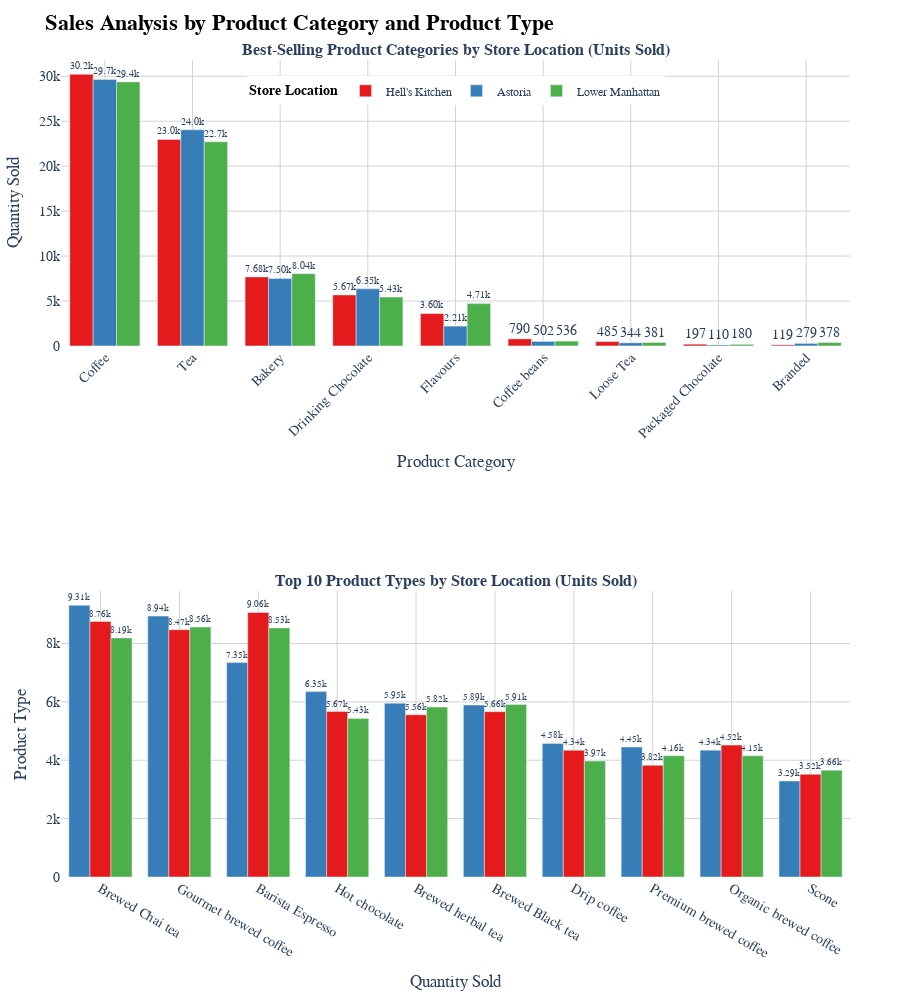

The notebook cell saved with this chart:
### Code cell
import plotly.graph_objects as go
from plotly.subplots import make_subplots
import plotly.express as px

# Define color palette for consistency
color_palette = px.colors.qualitative.Set1

# Create subplot layout with 2 rows and 1 column
fig_combined = make_subplots(
    rows=2, cols=1,
    shared_xaxes=False,
    row_heights=[0.45, 0.45],  # Adjust row heights
    subplot_titles=(
        '<b>Best-Selling Product Categories by Store Location (Units Sold)</b>',
        '<b>Top 10 Product Types by Store Location (Units Sold)</b>'
    ),
    vertical_spacing=0.3  # Adjust spacing between the plots
)

# Create a consistent color map for store locations to ensure the same color is used across both plots
location_colors = {location: color_palette[i % len(color_palette)] for i, location in enumerate(category_summary['store_location'].unique())}

# Plot 1: Top-Selling Product Categories by Store Location
for location in category_summary['store_location'].unique():
    filtered_data = category_summary[category_summary['store_location'] == location]
    fig_combined.add_trace(
        go.Bar(
            x=filtered_data['product_category'],
            y=filtered_data['transaction_qty'],
            name=location,
            text=filtered_data['transaction_qty'],
            texttemplate='%{text:.3s}',  # Format text on bars
            textposition='outside',
            marker=dict(color=location_colors[location]),
            legendgroup=location,  # Group all bars for a location together
            hovertemplate="<b>%{x}</b><br>Qty Sold: %{y}<br>Location: %{customdata[0]}<br><extra></extra>",
            customdata=filtered_data[['store_location']].values,  # Pass location to hover text
            showlegend=True  # Ensure legend is shown only for the first plot
        ),
        row=1, col=1
    )

# Plot 2: Top 10 Product Types by Store Location
for location in product_type_summary['store_location'].unique():
    filtered_data = product_type_summary[product_type_summary['store_location'] == location]
    fig_combined.add_trace(
        go.Bar(
            x=filtered_data['product_type'],
            y=filtered_data['transaction_qty'], 
            name=location,
            text=filtered_data['transaction_qty'],
            texttemplate='%{text:.3s}',  # Maintain the same text template for the second plot
            textposition='outside',
            marker=dict(color=location_colors[location]),
            legendgroup=location,  # Group all bars for a location together
            hovertemplate="<b>%{x}</b><br>Qty Sold: %{y}<br>Location: %{customdata[0]}<br><extra></extra>",
            customdata=filtered_data[['store_location']].values,  # Pass location to hover text
            showlegend=False  # Hide legend for the second plot
        ),
        row=2, col=1
    )

# Update layout for the combined figure
fig_combined.update_layout(
    title_text='<b>Sales Analysis by Product Category and Product Type</b>',
    title_font=dict(size=22, family='Arial', color='black'),
    font=dict(size=14, family='Arial'),
    height=1000,  
    plot_bgcolor='white',  
    margin=dict(t=60, b=50, l=50, r=50),
    legend=dict(
        title='<b>Store Location</b>',  # Set clearer legend title
        title_font=dict(size=14, family='Arial', color='black'),
        font=dict(size=12, family='Arial'),
        orientation='h',
        yanchor='top',
        y=.98,
        xanchor='center',
        x=0.5
    )
)

# Update x- and y-axis titles for both subplots
fig_combined.update_xaxes(
    title_text="Product Category",
    row=1, col=1,
    tickangle=-45,
    showgrid=True,  
    gridcolor='lightgray'  
)

fig_combined.update_yaxes(
    title_text="Quantity Sold",
    row=1, col=1,
    showgrid=True,  
    gridcolor='lightgray'  
)

fig_combined.update_xaxes(
    title_text="Quantity Sold",
    row=2, col=1,
    showgrid=True,  
    gridcolor='lightgray'  
)

fig_combined.update_yaxes(
    title_text="Product Type",
    row=2, col=1,
    categoryorder='total ascending',
    showgrid=True,  
    gridcolor='lightgray'  
)

# Show the combined plot
fig_combined.show()

### Figure 1 — Plotly figure (JSON) as saved in the notebook; plotly's stock layout.template omitted (floating-point values rounded to 4 significant figures)
{"data": [{"customdata": [["Hell's Kitchen"], ["Hell's Kitchen"], ["Hell's Kitchen"], ["Hell's Kitchen"], ["Hell's Kitchen"], ["Hell's Kitchen"], ["Hell's Kitchen"], ["Hell's Kitchen"], ["Hell's Kitchen"]], "hovertemplate": "<b>%{x}</b><br>Qty Sold: %{y}<br>Location: %{customdata[0]}<br><extra></extra>", "legendgroup": "Hell's Kitchen", "marker": {"color": "rgb(228,26,28)"}, "name": "Hell's Kitchen", "showlegend": true, "text": [30220, 22980, 7678, 5672, 3596, 790, 485, 197, 119], "textposition": "outside", "texttemplate": "%{text:.3s}", "type": "bar", "x": ["Coffee", "Tea", "Bakery", "Drinking Chocolate", "Flavours", "Coffee beans", "Loose Tea", "Packaged Chocolate", "Branded"], "xaxis": "x", "y": [30220, 22980, 7678, 5672, 3596, 790, 485, 197, 119], "yaxis": "y"}, {"customdata": [["Astoria"], ["Astoria"], ["Astoria"], ["Astoria"], ["Astoria"], ["Astoria"], ["Astoria"], ["Astoria"], ["Astoria"]], "hovertemplate": "<b>%{x}</b><br>Qty Sold: %{y}<br>Location: %{customdata[0]}<br><extra></extra>", "legendgroup": "Astoria", "marker": {"color": "rgb(55,126,184)"}, "name": "Astoria", "showlegend": true, "text": [29655, 24048, 7496, 6351, 2206, 502, 344, 279, 110], "textposition": "outside", "texttemplate": "%{text:.3s}", "type": "bar", "x": ["Coffee", "Tea", "Bakery", "Drinking Chocolate", "Flavours", "Coffee beans", "Loose Tea", "Branded", "Packaged Chocolate"], "xaxis": "x", "y": [29655, 24048, 7496, 6351, 2206, 502, 344, 279, 110], "yaxis": "y"}, {"customdata": [["Lower Manhattan"], ["Lower Manhattan"], ["Lower Manhattan"], ["Lower Manhattan"], ["Lower Manhattan"], ["Lower Manhattan"], ["Lower Manhattan"], ["Lower Manhattan"], ["Lower Manhattan"]], "hovertemplate": "<b>%{x}</b><br>Qty Sold: %{y}<br>Location: %{customdata[0]}<br><extra></extra>", "legendgroup": "Lower Manhattan", "marker": {"color": "rgb(77,175,74)"}, "name": "Lower Manhattan", "showlegend": true, "text": [29375, 22709, 8040, 5434, 4709, 536, 381, 378, 180], "textposition": "outside", "texttemplate": "%{text:.3s}", "type": "bar", "x": ["Coffee", "Tea", "Bakery", "Drinking Chocolate", "Flavours", "Coffee beans", "Loose Tea", "Branded", "Packaged Chocolate"], "xaxis": "x", "y": [29375, 22709, 8040, 5434, 4709, 536, 381, 378, 180], "yaxis": "y"}, {"customdata": [["Astoria"], ["Astoria"], ["Astoria"], ["Astoria"], ["Astoria"], ["Astoria"], ["Astoria"], ["Astoria"], ["Astoria"], ["Astoria"]], "hovertemplate": "<b>%{x}</b><br>Qty Sold: %{y}<br>Location: %{customdata[0]}<br><extra></extra>", "legendgroup": "Astoria", "marker": {"color": "rgb(55,126,184)"}, "name": "Astoria", "showlegend": false, "text": [9306, 8938, 7345, 6351, 5953, 5891, 4577, 4451, 4344, 3289], "textposition": "outside", "texttemplate": "%{text:.3s}", "type": "bar", "x": ["Brewed Chai tea", "Gourmet brewed coffee", "Barista Espresso", "Hot chocolate", "Brewed herbal tea", "Brewed Black tea", "Drip coffee", "Premium brewed coffee", "Organic brewed coffee", "Scone"], "xaxis": "x2", "y": [9306, 8938, 7345, 6351, 5953, 5891, 4577, 4451, 4344, 3289], "yaxis": "y2"}, {"customdata": [["Hell's Kitchen"], ["Hell's Kitchen"], ["Hell's Kitchen"], ["Hell's Kitchen"], ["Hell's Kitchen"], ["Hell's Kitchen"], ["Hell's Kitchen"], ["Hell's Kitchen"], ["Hell's Kitchen"], ["Hell's Kitchen"]], "hovertemplate": "<b>%{x}</b><br>Qty Sold: %{y}<br>Location: %{customdata[0]}<br><extra></extra>", "legendgroup": "Hell's Kitchen", "marker": {"color": "rgb(228,26,28)"}, "name": "Hell's Kitchen", "showlegend": false, "text": [9064, 8755, 8472, 5672, 5664, 5555, 4518, 4342, 3824, 3520], "textposition": "outside", "texttemplate": "%{text:.3s}", "type": "bar", "x": ["Barista Espresso", "Brewed Chai tea", "Gourmet brewed coffee", "Hot chocolate", "Brewed Black tea", "Brewed herbal tea", "Organic brewed coffee", "Drip coffee", "Premium brewed coffee", "Scone"], "xaxis": "x2", "y": [9064, 8755, 8472, 5672, 5664, 5555, 4518, 4342, 3824, 3520], "yaxis": "y2"}, {"customdata": [["Lower Manhattan"], ["Lower Manhattan"], ["Lower Manhattan"], ["Lower Manhattan"], ["Lower Manhattan"], ["Lower Manhattan"], ["Lower Manhattan"], ["Lower Manhattan"], ["Lower Manhattan"], ["Lower Manhattan"]], "hovertemplate": "<b>%{x}</b><br>Qty Sold: %{y}<br>Location: %{customdata[0]}<br><extra></extra>", "legendgroup": "Lower Manhattan", "marker": {"color": "rgb(77,175,74)"}, "name": "Lower Manhattan", "showlegend": false, "text": [8563, 8534, 8189, 5907, 5820, 5434, 4156, 4150, 3972, 3656], "textposition": "outside", "texttemplate": "%{text:.3s}", "type": "bar", "x": ["Gourmet brewed coffee", "Barista Espresso", "Brewed Chai tea", "Brewed Black tea", "Brewed herbal tea", "Hot chocolate", "Premium brewed coffee", "Organic brewed coffee", "Drip coffee", "Scone"], "xaxis": "x2", "y": [8563, 8534, 8189, 5907, 5820, 5434, 4156, 4150, 3972, 3656], "yaxis": "y2"}], "layout": {"annotations": [{"font": {"size": 16}, "showarrow": false, "text": "<b>Best-Selling Product Categories by Store Location (Units Sold)</b>", "x": 0.5, "xanchor": "center", "xref": "paper", "y": 1.0, "yanchor": "bottom", "yref": "paper"}, {"font": {"size": 16}, "showarrow": false, "text": "<b>Top 10 Product Types by Store Location (Units Sold)</b>", "x": 0.5, "xanchor": "center", "xref": "paper", "y": 0.35, "yanchor": "bottom", "yref": "paper"}], "font": {"family": "Arial", "size": 14}, "height": 1000, "legend": {"font": {"family": "Arial", "size": 12}, "orientation": "h", "title": {"font": {"color": "black", "family": "Arial", "size": 14}, "text": "<b>Store Location</b>"}, "x": 0.5, "xanchor": "center", "y": 0.98, "yanchor": "top"}, "margin": {"b": 50, "l": 50, "r": 50, "t": 60}, "plot_bgcolor": "white", "title": {"font": {"color": "black", "family": "Arial", "size": 22}, "text": "<b>Sales Analysis by Product Category and Product Type</b>"}, "xaxis": {"anchor": "y", "domain": [0, 1], "gridcolor": "lightgray", "showgrid": true, "tickangle": -45, "title": {"text": "Product Category"}}, "xaxis2": {"anchor": "y2", "domain": [0, 1], "gridcolor": "lightgray", "showgrid": true, "title": {"text": "Quantity Sold"}}, "yaxis": {"anchor": "x", "domain": [0.65, 1.0], "gridcolor": "lightgray", "showgrid": true, "title": {"text": "Quantity Sold"}}, "yaxis2": {"anchor": "x2", "categoryorder": "total ascending", "domain": [0, 0.35], "gridcolor": "lightgray", "showgrid": true, "title": {"text": "Product Type"}}}}
